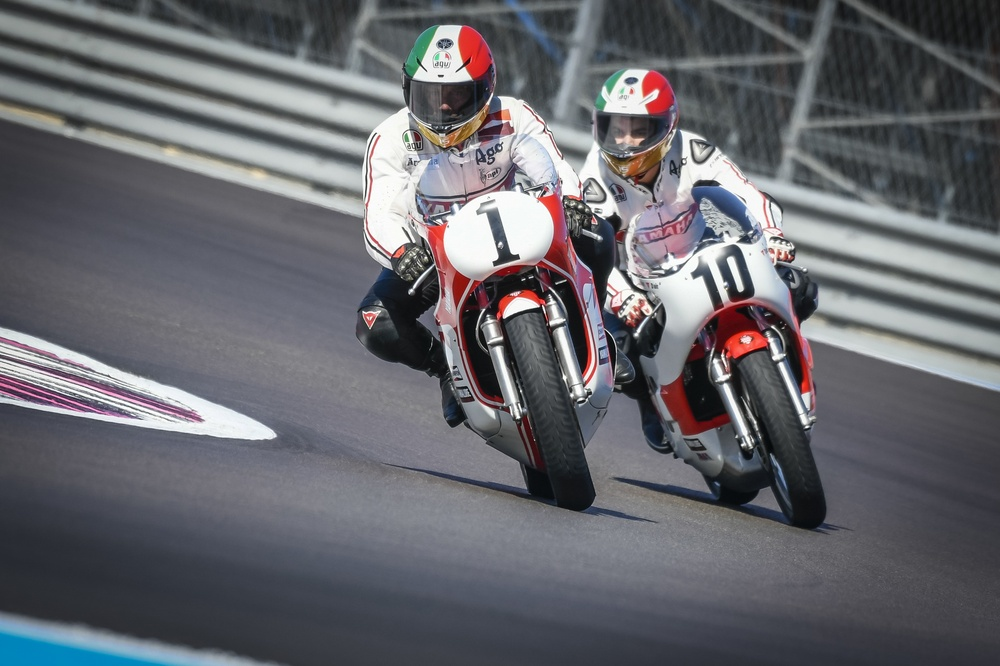
#> input picture TP6/SSII-TP1-IMAGES/_DSC2966.jpg, 1000 x 666 px, shrunk from 3543 x 2360 before the run
$ python TP1.py
#> lines starting #> are read from the running program, lines starting #| are printed output that depends on the picture
import os
import skimage
from skimage import io
import matplotlib.pyplot as plt
import numpy

filename = os.path.join('_DSC2966.jpg')
circuit = io.imread(filename)
#> circuit is the input picture: shape (666, 1000, 3); mean R, G, B 101.9, 102.4, 108

plt.subplot(221)
plt.imshow(circuit)
plt.ylabel("Couleurs RGB")

rouge = circuit[:,:,0]
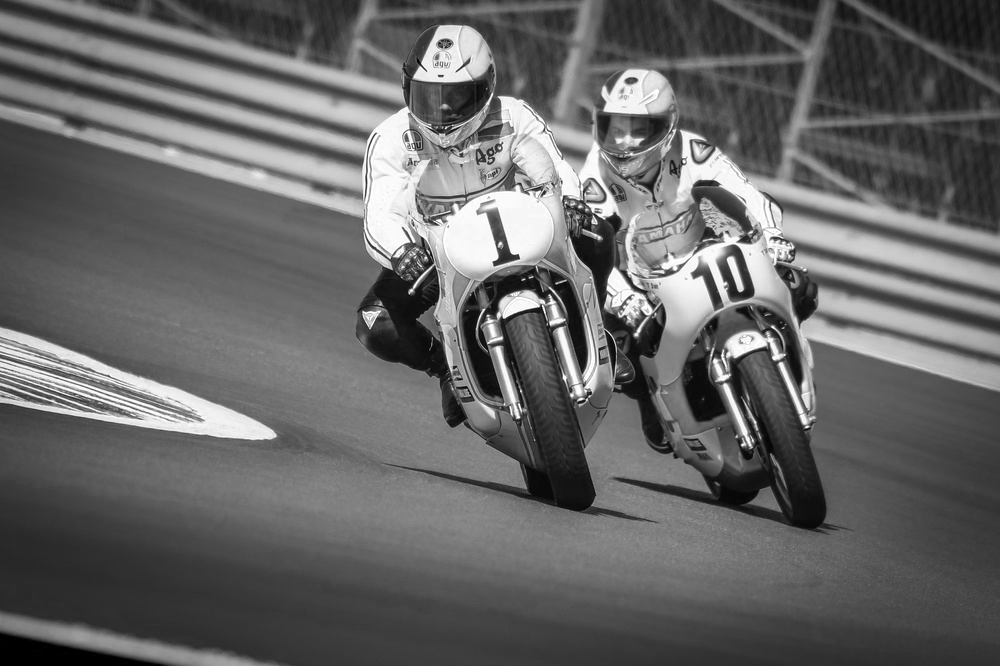
#> rouge: shape (666, 1000); min 0, max 255, mean 101.9
vert = circuit[:,:,1]
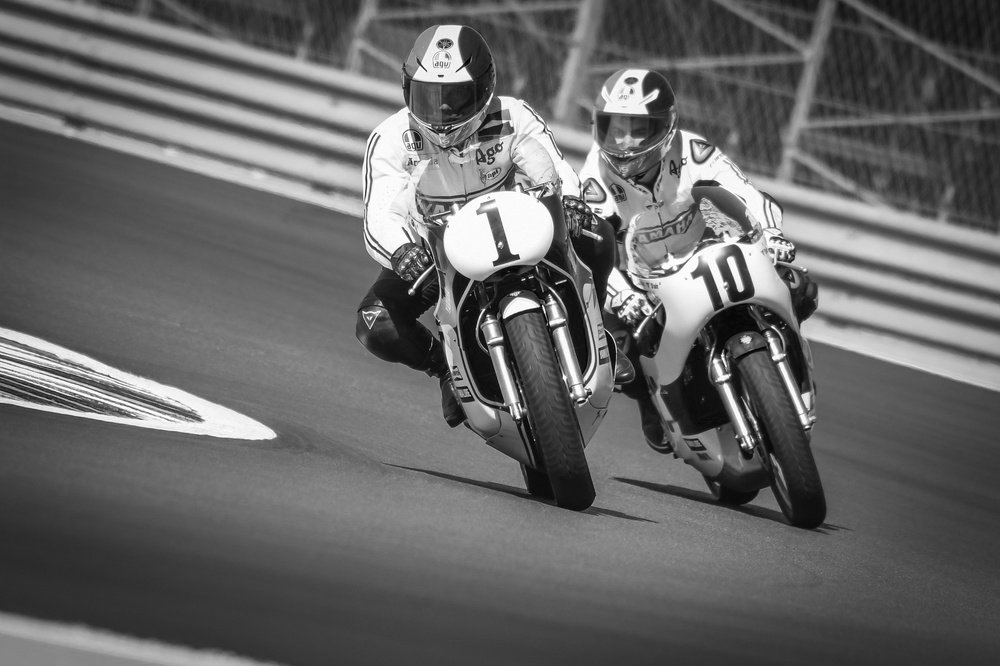
#> vert: shape (666, 1000); min 0, max 255, mean 102.4
bleu = circuit[:,:,2]
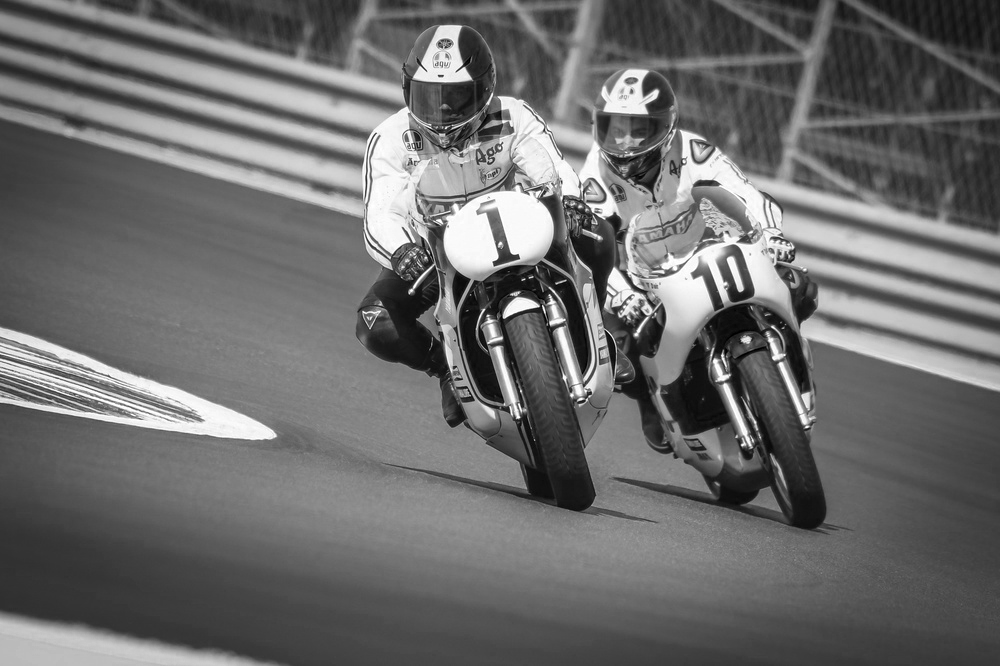
#> bleu: shape (666, 1000); min 0, max 255, mean 108

plt.subplot(222)
plt.imshow(rouge,cmap='gray')
plt.colorbar()
plt.ylabel("Rouge")

plt.subplot(223)
plt.imshow(vert,cmap='gray')
plt.colorbar()
plt.ylabel("Vert")

plt.subplot(224)
plt.imshow(bleu,cmap='gray')
plt.colorbar()
plt.ylabel("Bleu")

plt.show()
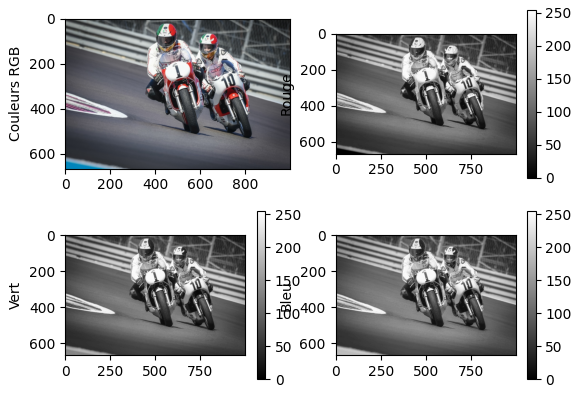
#> figure drawn by matplotlib, 7 panels


from PIL import Image

#taille image
largeur = len(circuit[0,:,0])
#> largeur = 1000
hauteur = len(circuit[:,0,0])
#> hauteur = 666

# inversion couleur


img=Image.open("_DSC2966.jpg")
for x in range (largeur):
    for y in range (hauteur):
        r,v,b = img.getpixel((x,y))
        nr,nv,nb=255-r,255-v,255-b
        img.putpixel((x,y),(nr,nv,nb))
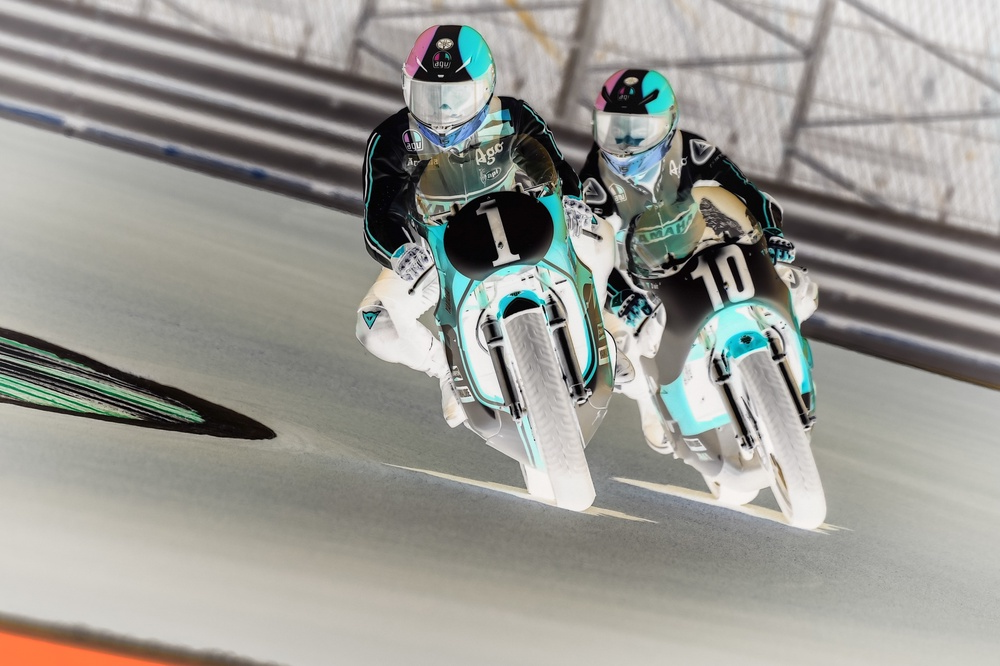
#> img: PIL image 1000x666 RGB; mean R, G, B 153.1, 152.6, 147
img.save("circuit2.jpeg")

filename = os.path.join('circuit2.jpeg')
circuit = io.imread(filename)

plt.imshow(circuit)
plt.ylabel("Couleurs inversées")
plt.show()

$ run again, with TP6/SSII-TP1-IMAGES/filename.jpg copied over TP6/SSII-TP1-IMAGES/_DSC2966.jpg
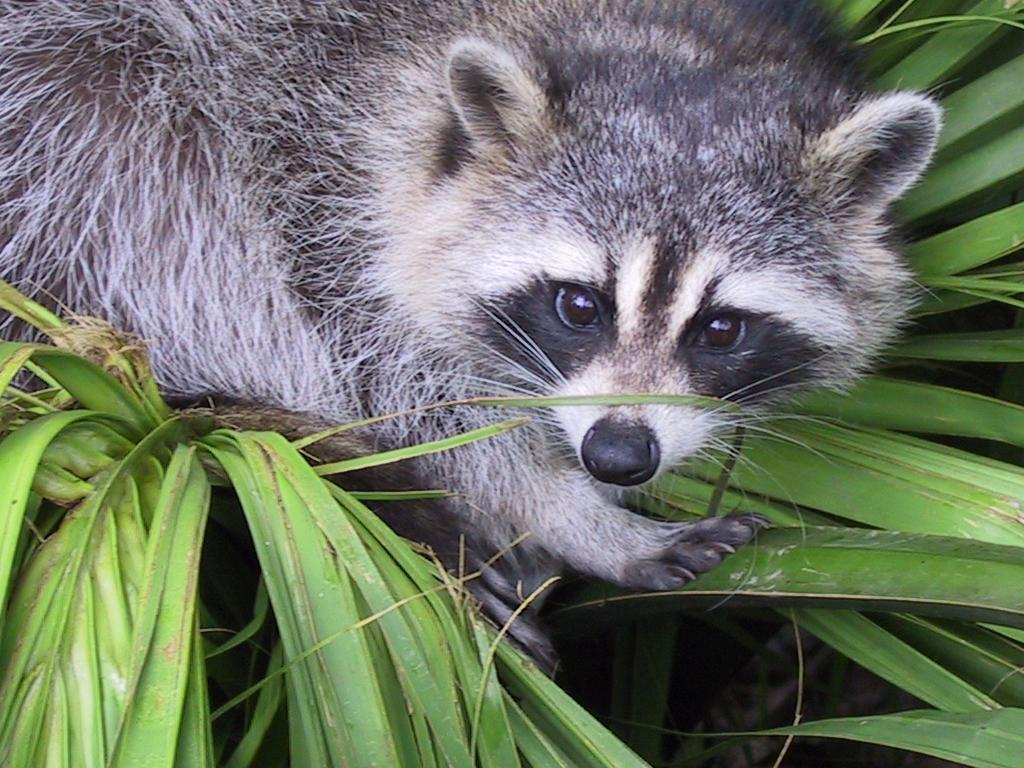
#> input picture TP6/SSII-TP1-IMAGES/filename.jpg, 1024 x 768 px
#> circuit is the input picture: shape (768, 1024, 3); mean R, G, B 110.7, 117.7, 102.1
#> `bleu = circuit[:,:,2]`:
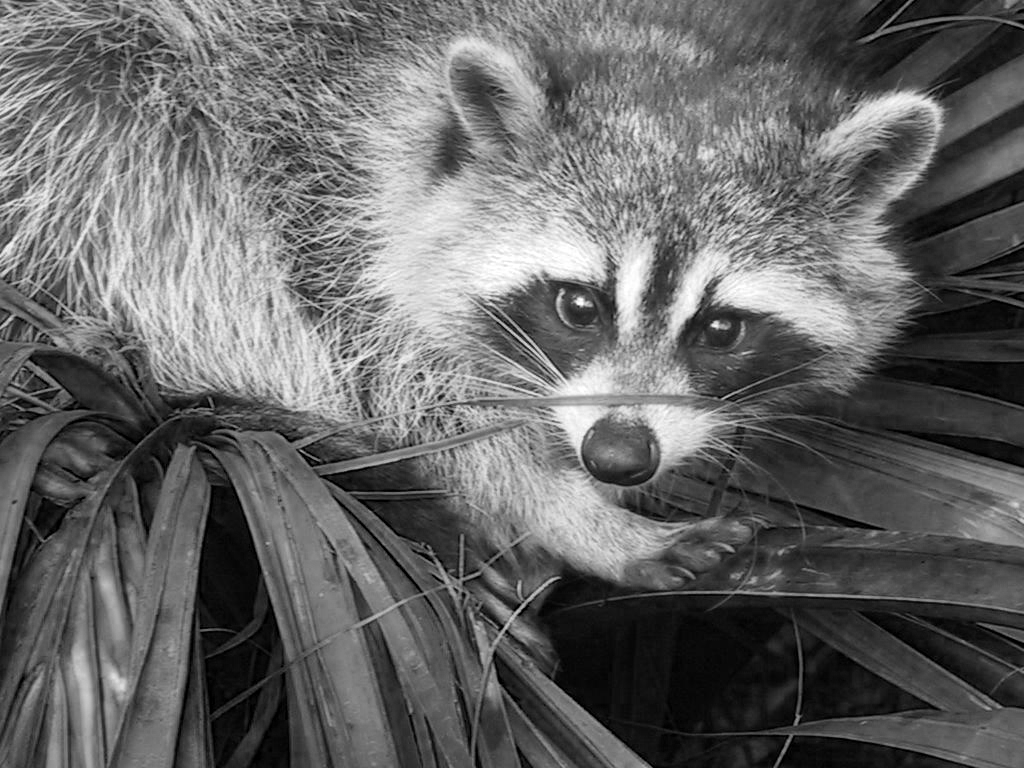
#> bleu: shape (768, 1024); min 0, max 255, mean 102.1
#> largeur = 1024
#> hauteur = 768
#> after the loop `for x in range (largeur):`:
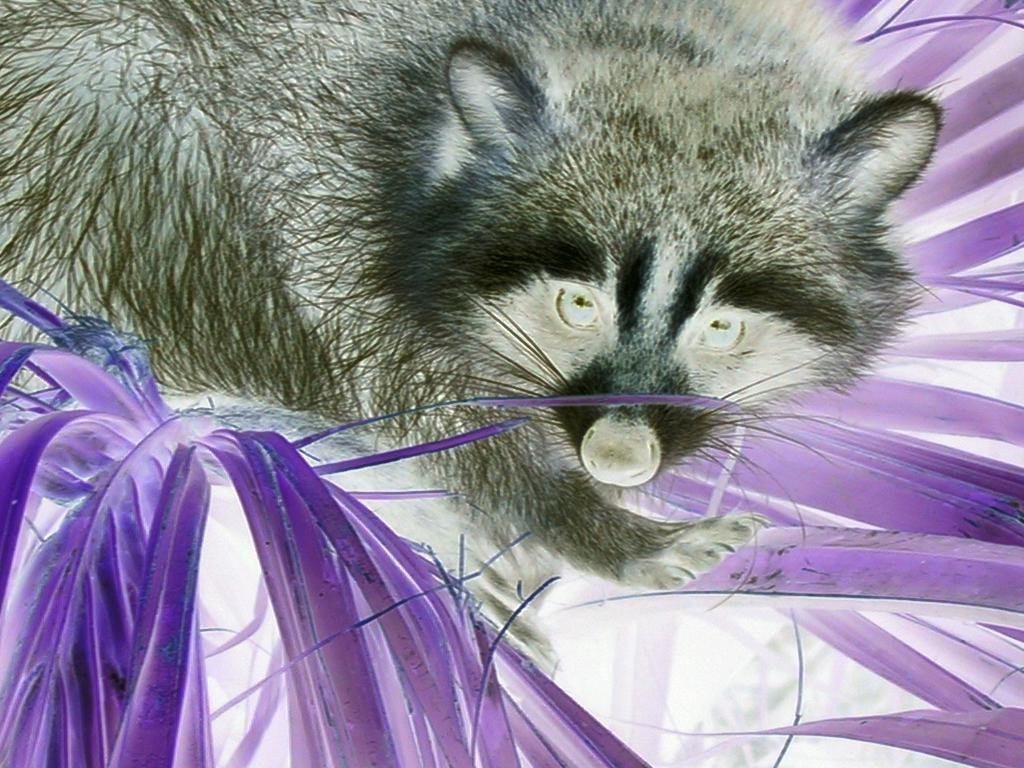
#> img: PIL image 1024x768 RGB; mean R, G, B 144.3, 137.3, 152.9
